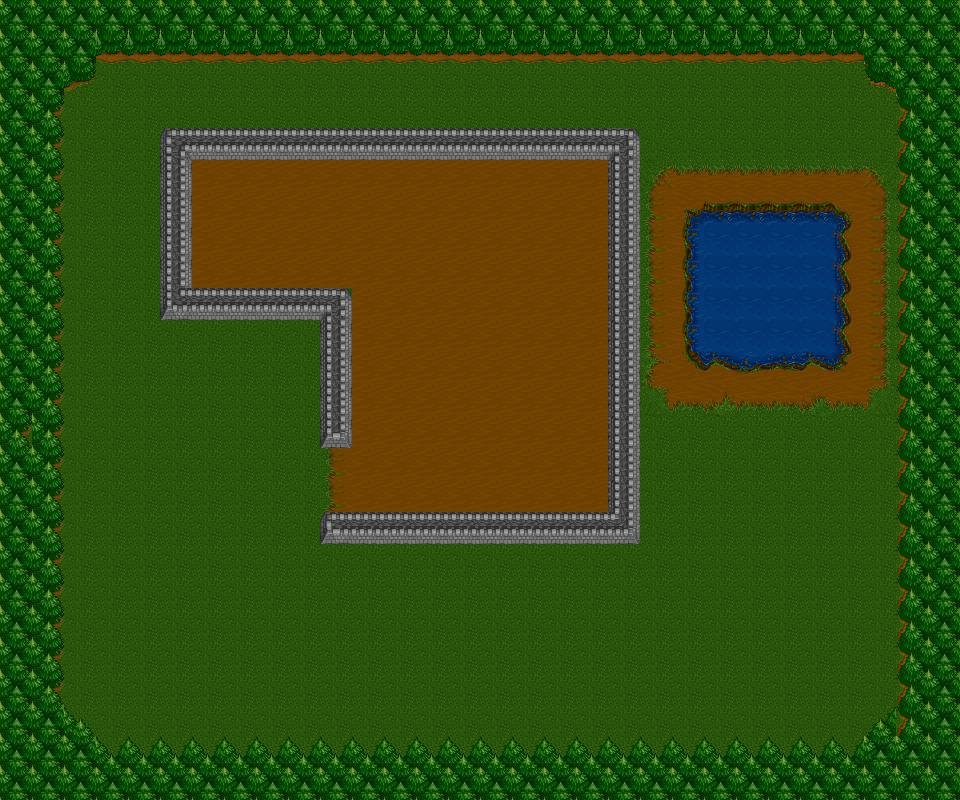

A level layout from a 2D game, rendered from its tile map. Below: a short description, then the map file with tile-grid data replaced by summaries:
An orthogonal 30x25 tile map with 32x32 px tiles, 1 tile layer (Background) and 75 objects.

<map version="1.0" orientation="orthogonal" renderorder="right-up" width="30" height="25" tilewidth="32" tileheight="32" nextobjectid="82">
 <tileset firstgid="1" name="Forest" tilewidth="32" tileheight="32" spacing="1" tilecount="380" columns="19">
  <image source="../tileset.png" width="626" height="659" />
 </tileset>
 <layer name="Background" width="30" height="25">
  <data>[750 cells, 750 non-empty, 42 distinct tile ids]</data>
 </layer>
 <objectgroup name="Walls">
  <object id="2" x="64" y="0" width="896" height="64" />
  <object id="3" x="896" y="64" width="64" height="736" />
  <object id="4" x="0" y="736" width="896" height="64" />
  <object id="5" x="0" y="0" width="64" height="736" />
  <object id="6" x="192" y="128" width="448" height="32" />
  <object id="7" x="608" y="160" width="32" height="384" />
  <object id="8" x="320" y="512" width="288" height="32" />
  <object id="9" x="320" y="288" width="32" height="160" />
  <object id="10" x="160" y="288" width="160" height="32" />
  <object id="11" x="160" y="128" width="32" height="160" />
 </objectgroup>
 <objectgroup name="Lake">
  <object id="12" x="704" y="224" width="128" height="128" />
 </objectgroup>
 <objectgroup name="Enemy">
  <object id="13" x="224" y="192" width="32" height="32" />
  <object id="14" x="320" y="224" width="32" height="32" />
  <object id="15" x="512" y="192" width="32" height="32" />
  <object id="16" x="544" y="288" width="32" height="32" />
  <object id="17" x="384" y="352" width="32" height="32" />
  <object id="18" x="448" y="448" width="32" height="32" />
  <object id="19" x="704" y="128" width="32" height="32" />
  <object id="20" x="768" y="96" width="32" height="32" />
  <object id="21" x="832" y="128" width="32" height="32" />
  <object id="22" x="736" y="128" width="32" height="32" />
  <object id="23" x="768" y="128" width="32" height="32" />
  <object id="24" x="800" y="128" width="32" height="32" />
  <object id="25" x="704" y="96" width="32" height="32" />
  <object id="26" x="736" y="96" width="32" height="32" />
  <object id="27" x="800" y="96" width="32" height="32" />
  <object id="28" x="832" y="96" width="32" height="32" />
  <object id="29" x="544" y="96" width="32" height="32" />
  <object id="31" x="288" y="96" width="32" height="32" />
  <object id="32" x="192" y="96" width="32" height="32" />
  <object id="33" x="96" y="96" width="32" height="32" />
  <object id="34" x="96" y="192" width="32" height="32" />
  <object id="35" x="128" y="256" width="32" height="32" />
  <object id="36" x="96" y="352" width="32" height="32" />
  <object id="37" x="96" y="448" width="32" height="32" />
  <object id="38" x="160" y="416" width="32" height="32" />
  <object id="39" x="96" y="384" width="32" height="32" />
  <object id="40" x="160" y="384" width="32" height="32" />
  <object id="41" x="96" y="480" width="32" height="32" />
  <object id="42" x="448" y="416" width="32" height="32" />
  <object id="44" x="256" y="224" width="32" height="32" />
  <object id="45" x="288" y="192" width="32" height="32" />
  <object id="46" x="384" y="320" width="32" height="32" />
  <object id="47" x="512" y="224" width="32" height="32" />
  <object id="48" x="544" y="320" width="32" height="32" />
  <object id="49" x="448" y="288" width="32" height="32" />
  <object id="50" x="480" y="352" width="32" height="32" />
  <object id="51" x="544" y="416" width="32" height="32" />
  <object id="54" x="384" y="224" width="32" height="32" />
  <object id="55" x="416" y="192" width="32" height="32" />
  <object id="56" x="416" y="96" width="32" height="32" />
  <object id="58" x="96" y="576" width="32" height="32" />
  <object id="59" x="128" y="576" width="32" height="32" />
  <object id="60" x="224" y="576" width="32" height="32" />
  <object id="61" x="256" y="576" width="32" height="32" />
  <object id="62" x="128" y="672" width="32" height="32" />
  <object id="63" x="160" y="672" width="32" height="32" />
  <object id="64" x="256" y="672" width="32" height="32" />
  <object id="65" x="288" y="672" width="32" height="32" />
  <object id="66" x="512" y="576" width="32" height="32" />
  <object id="67" x="416" y="672" width="32" height="32" />
  <object id="68" x="384" y="576" width="32" height="32" />
  <object id="69" x="544" y="672" width="32" height="32" />
  <object id="70" x="352" y="576" width="32" height="32" />
  <object id="71" x="512" y="672" width="32" height="32" />
  <object id="72" x="384" y="672" width="32" height="32" />
  <object id="73" x="480" y="576" width="32" height="32" />
  <object id="74" x="768" y="576" width="32" height="32" />
  <object id="75" x="672" y="672" width="32" height="32" />
  <object id="76" x="640" y="576" width="32" height="32" />
  <object id="77" x="800" y="672" width="32" height="32" />
  <object id="78" x="608" y="576" width="32" height="32" />
  <object id="79" x="768" y="672" width="32" height="32" />
  <object id="80" x="640" y="672" width="32" height="32" />
  <object id="81" x="736" y="576" width="32" height="32" />
 </objectgroup>
</map>
